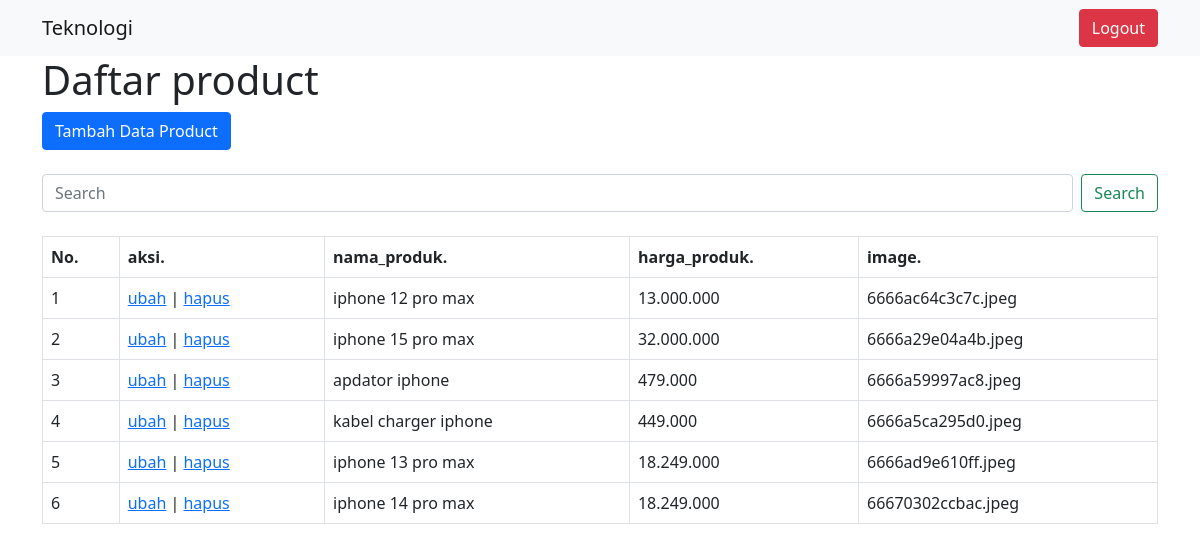
Screenshot of /tubes/dashboard.php (signed in) with the database file from the repository.
### tables this page shows
CREATE TABLE `product` (
  `produk_id` int NOT NULL,
  `nama_produk` varchar(255) NOT NULL,
  `harga_produk` varchar(255) NOT NULL,
  `image` varchar(255) DEFAULT NULL
);

### tubes/functions.php (called while the page is built, shortened)
<?php
$conn = mysqli_connect("localhost", "root", "", "pw2024_tubes_233040100");
function query($query) {
    global $conn;
    $result = mysqli_query($conn, $query);
    $rows = [];
    while ($row = mysqli_fetch_assoc($result)) {
        $rows[] = $row;
    }
    return $rows;
}
?>

### tubes/dashboard.php (the view, shortened to what this page needs)
<?php
require 'functions.php';
$product = query("SELECT * FROM product");
?>
<?php include('partials/navbar.php');?>
<div class="container">
<h1>Daftar product</h1>
<a href="tambah.php" class="tambah btn btn-primary">Tambah Data Product</a>
<br><br>
<form class="d-flex mb-4">
    <input class="form-control me-2" type="search" name="keyword" placeholder="Search" aria-label="Search">
    <button class="btn btn-outline-success" type="submit">Search</button>
</form>
<div id="container">
    <table class="table table-bordered">
        <thead>
            <tr>
                <th>No.</th>
                <th>aksi.</th>
                <th>nama_produk.</th>
                <th>harga_produk.</th>
                <th>image.</th>
            </tr>
        </thead>
    <?php $i = 1; ?>
    <?php foreach( $product as $row ) : ?>
        <tbody>
            <tr>
                <td><?= $i; ?></td>
                <td class="aksi">
                    <a href="ubah.php?id=<?= $row["produk_id"]; ?>">ubah</a> |
                    <a href="hapus.php?id=<?= $row["produk_id"]; ?>" onclick="return confirm('yakin?');">hapus</a>
                </td>
                <td><?= $row["nama_produk"]; ?></td>
                <td><?= $row["harga_produk"]; ?></td>
                <td><?= $row["image"]; ?></td>
            </tr>
        </tbody>
    <?php $i++; ?>
    <?php endforeach; ?>
    </table>
</div>
</div>
<?php require('partials/footer.php');

### rows the page displays
product: nama_produk "iphone 12 pro max", harga_produk "13.000.000", image "6666ac64c3c7c.jpeg"
product: nama_produk "iphone 15 pro max", harga_produk "32.000.000", image "6666a29e04a4b.jpeg"
product: nama_produk "apdator iphone", harga_produk "479.000", image "6666a59997ac8.jpeg"
product: nama_produk "kabel charger iphone", harga_produk "449.000", image "6666a5ca295d0.jpeg"
product: nama_produk "iphone 13 pro max", harga_produk "18.249.000", image "6666ad9e610ff.jpeg"
product: nama_produk "iphone 14 pro max", harga_produk "18.249.000", image "66670302ccbac.jpeg"
